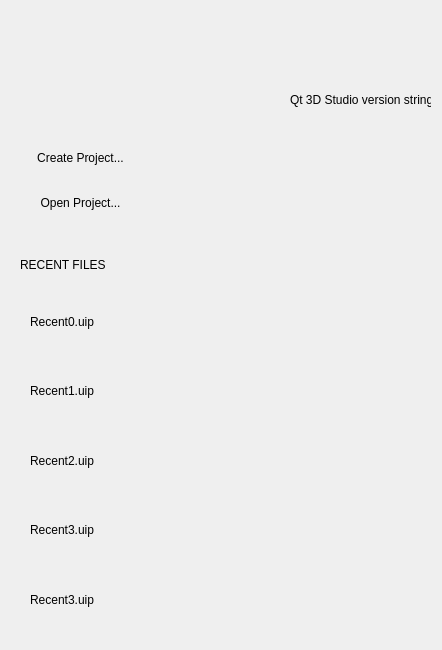
<?xml version="1.0" encoding="UTF-8"?>
<ui version="4.0">
 <class>StartupDlg</class>
 <widget class="QDialog" name="StartupDlg">
  <property name="geometry">
   <rect>
    <x>0</x>
    <y>0</y>
    <width>442</width>
    <height>650</height>
   </rect>
  </property>
  <widget class="QLabel" name="recentDocLabel">
   <property name="geometry">
    <rect>
     <x>20</x>
     <y>250</y>
     <width>411</width>
     <height>29</height>
    </rect>
   </property>
   <property name="text">
    <string>RECENT FILES</string>
   </property>
   <property name="alignment">
    <set>Qt::AlignLeading|Qt::AlignLeft|Qt::AlignVCenter</set>
   </property>
  </widget>
  <widget class="QWidget" name="verticalLayoutWidget">
   <property name="geometry">
    <rect>
     <x>30</x>
     <y>290</y>
     <width>401</width>
     <height>341</height>
    </rect>
   </property>
   <layout class="QVBoxLayout" name="recentList">
    <item>
     <widget class="ClickableLabel" name="recent0">
      <property name="text">
       <string>Recent0.uip</string>
      </property>
      <property name="alignment">
       <set>Qt::AlignLeading|Qt::AlignLeft|Qt::AlignVCenter</set>
      </property>
      <property name="docIndex" stdset="0">
       <number>0</number>
      </property>
     </widget>
    </item>
    <item>
     <widget class="ClickableLabel" name="recent1">
      <property name="text">
       <string>Recent1.uip</string>
      </property>
      <property name="alignment">
       <set>Qt::AlignLeading|Qt::AlignLeft|Qt::AlignVCenter</set>
      </property>
      <property name="docIndex" stdset="0">
       <number>1</number>
      </property>
     </widget>
    </item>
    <item>
     <widget class="ClickableLabel" name="recent2">
      <property name="text">
       <string>Recent2.uip</string>
      </property>
      <property name="alignment">
       <set>Qt::AlignLeading|Qt::AlignLeft|Qt::AlignVCenter</set>
      </property>
      <property name="docIndex" stdset="0">
       <number>2</number>
      </property>
     </widget>
    </item>
    <item>
     <widget class="ClickableLabel" name="recent3">
      <property name="text">
       <string>Recent3.uip</string>
      </property>
      <property name="alignment">
       <set>Qt::AlignLeading|Qt::AlignLeft|Qt::AlignVCenter</set>
      </property>
      <property name="docIndex" stdset="0">
       <number>3</number>
      </property>
     </widget>
    </item>
    <item>
     <widget class="ClickableLabel" name="recent4">
      <property name="text">
       <string>Recent3.uip</string>
      </property>
      <property name="alignment">
       <set>Qt::AlignLeading|Qt::AlignLeft|Qt::AlignVCenter</set>
      </property>
      <property name="docIndex" stdset="0">
       <number>3</number>
      </property>
     </widget>
    </item>
   </layout>
  </widget>
  <widget class="QWidget" name="verticalLayoutWidget_2">
   <property name="geometry">
    <rect>
     <x>0</x>
     <y>130</y>
     <width>161</width>
     <height>101</height>
    </rect>
   </property>
   <layout class="QVBoxLayout" name="buttons">
    <item>
     <widget class="QPushButton" name="newDocument">
      <property name="text">
       <string>Create Project...</string>
      </property>
      <property name="icon">
       <iconset resource="../../MainFrm.qrc">
        <normaloff>:/images/Toolbar-00.png</normaloff>:/images/Toolbar-00.png</iconset>
      </property>
      <property name="flat">
       <bool>true</bool>
      </property>
     </widget>
    </item>
    <item>
     <widget class="QPushButton" name="openDocument">
      <property name="text">
       <string>Open Project...</string>
      </property>
      <property name="icon">
       <iconset resource="../../MainFrm.qrc">
        <normaloff>:/images/Toolbar-01.png</normaloff>:/images/Toolbar-01.png</iconset>
      </property>
      <property name="flat">
       <bool>true</bool>
      </property>
     </widget>
    </item>
   </layout>
  </widget>
  <widget class="QLabel" name="versionStr">
   <property name="geometry">
    <rect>
     <x>290</x>
     <y>90</y>
     <width>141</width>
     <height>20</height>
    </rect>
   </property>
   <property name="text">
    <string>Qt 3D Studio version string</string>
   </property>
  </widget>
 </widget>
 <customwidgets>
  <customwidget>
   <class>ClickableLabel</class>
   <extends>QLabel</extends>
   <header>ClickableLabel.h</header>
  </customwidget>
 </customwidgets>
 <resources>
  <include location="../../MainFrm.qrc"/>
 </resources>
 <connections/>
</ui>
